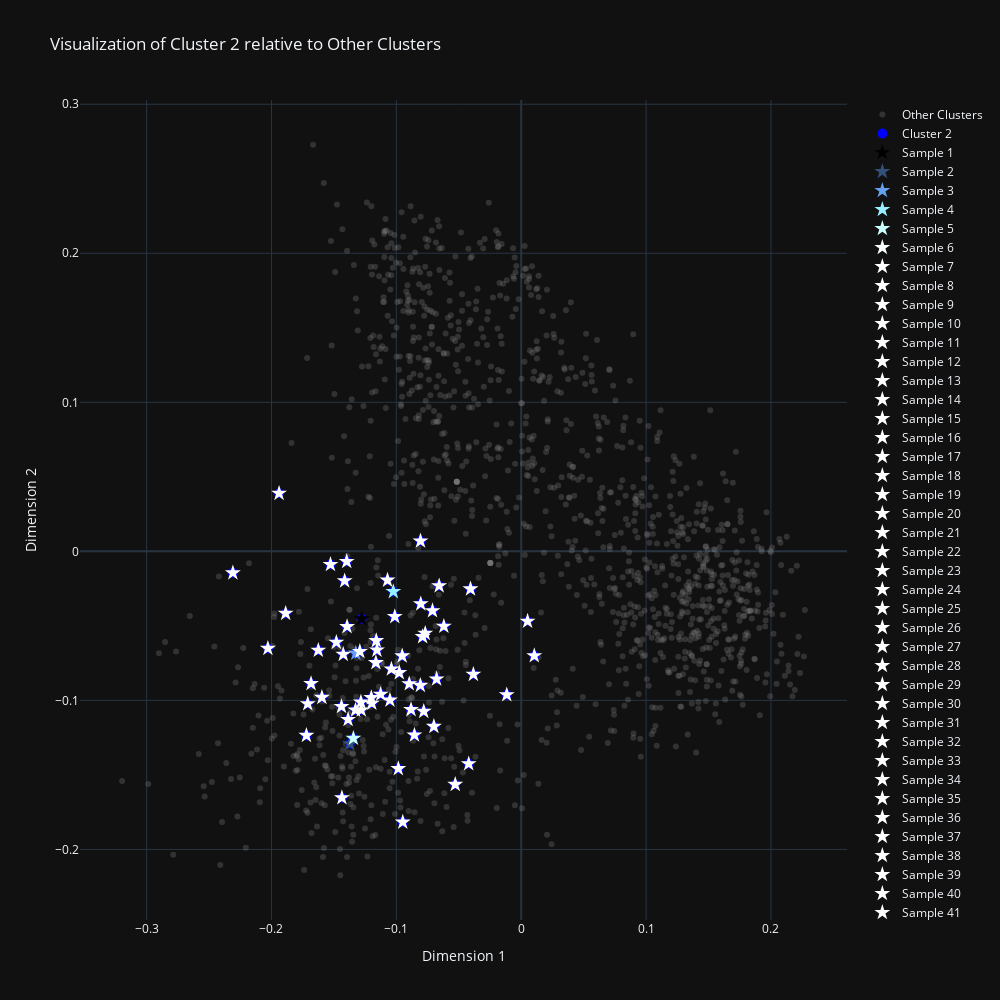

The notebook cell saved with this chart:
### Code cell
visualize_cluster(
    2,
    cluster_labels=cluster_labels,
    reduced_vectors=reduced_vectors,
    sampled_data=sampled_data,
)
